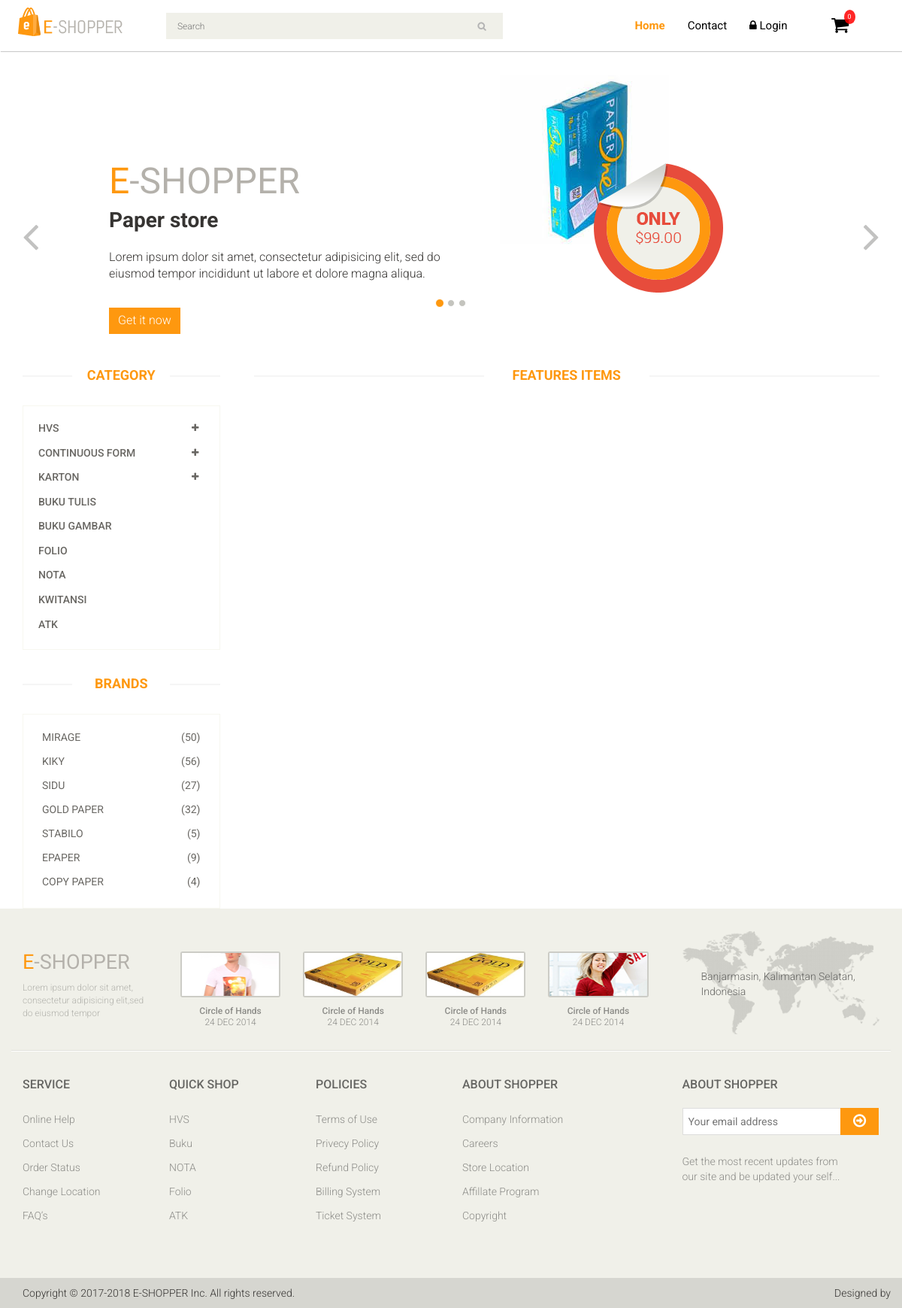
The page /users/home on the database as committed earlier.
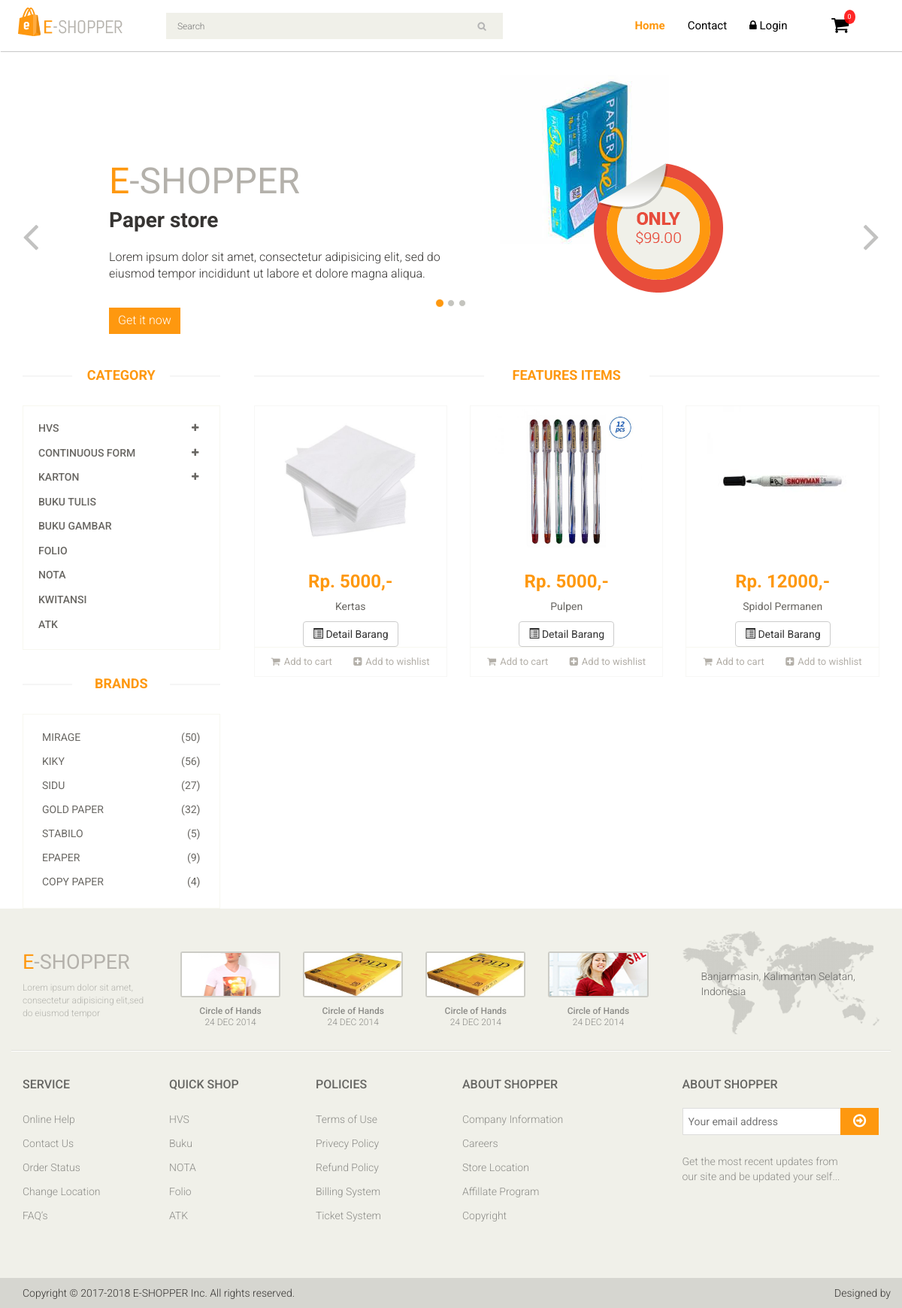
The same page on the database as committed later.
### tables this page shows
CREATE TABLE `barang` (
  `id_barang` int(11) NOT NULL,
  `id_sub_kategori` int(11) DEFAULT NULL,
  `nama_barang` varchar(90) DEFAULT NULL,
  `harga` double DEFAULT NULL,
  `keterangan` varchar(10000) DEFAULT NULL,
  `foto` varchar(500) DEFAULT NULL,
  `merk_barang` varchar(100) DEFAULT NULL
);

### users/home/index.php (the view, shortened to what this page needs)
<!DOCTYPE html>
<html>
<head>
<?php require_once('../layout/head.php');?>
</head>
<body>
	<header id="header">
		<?php require_once('../layout/header.php'); ?>
	</header>
	<section id="slider">
		<?php require_once('../layout/slider.php'); ?>
	</section>
	<?php
		require('../database/db.php');
		$statement = $connection->prepare(
			"SELECT * FROM barang");
		$statement->execute();
		$result = $statement->fetchAll(PDO::FETCH_OBJ);
	?>
	<section>
		<div class="container">
			<div class="row">
				<div class="col-sm-3">
					<div class="left-sidebar">
						<?php require_once('../layout/category.php'); ?>
					</div>
				</div>
				<div class="col-sm-9 padding-right">
					<div class="features_items">
						<h2 class="title text-center">Features Items</h2>
						<?php foreach ($result as $data): ?>
							<div class="col-sm-4">
								<div class="product-image-wrapper">
									<div class="single-products">
										<div class="productinfo text-center">
											<img class="img-product-size" src="../../admin/home/table_barang/upload/<?= $data->foto ?>" alt="" />
											<h2>Rp. <?= $data->harga ?>,-</h2>
											<p><?= $data->nama_barang ?></p>
											<form method="GET" action="../product-detail">
												<button type="submit" href="#" class="btn btn-default"><i class="glyphicon glyphicon-list-alt detail"></i> Detail Barang</button>
											</form>
										</div>
									</div>
									<div class="choose">
										<?php if(isset($_SESSION['_username'])):?>
										<form id="add_to_cart" method="POST" action="../cart/add.php">
										<ul class="nav nav-pills nav-justified">
											<input type="hidden" name="hidden_id" value="<?= $data->id_barang ?>">
											<input type="hidden" name="hidden_quantity" value="1">
											<li><button type="submit" id="add-cart"><i class="fa fa-shopping-cart"></i>Add to cart</button></li>
										</form>
										<form id="wishlist" method="POST" action="../wishlist/add.php">
											<input type="hidden" id="add-id" name="id" value="<?= $data->id_barang ?>">
											<li><button type="submit" id="add-wishlist" href="#"><i class="fa fa-plus-square"></i>Add to wishlist</button></li>
										</form>
										<?php else: ?>
										<ul class="nav nav-pills nav-justified">
											<li><button name="add_to_cart" id="add_cart"><i class="fa fa-shopping-cart"></i>Add to cart</button></li>
											<li><button type="submit" id="add_wishlist" href="#"><i class="fa fa-plus-square"></i>Add to wishlist</button></li>
										<?php endif ?>
										</ul>
									</div>
								</div>
							</div>
						<?php endforeach ?>
					</div>
				</div>
			</div>
		</div>
	</section>
	<footer id="footer">
		<?php require_once('../layout/footer.php');?>
	</footer>
</body>
</html>

### users/layout/head.php (shortened to what this page needs)
<link href="../assets/css/bootstrap.min.css" rel="stylesheet">
<link href="../assets/css/font-awesome.min.css" rel="stylesheet">
<link href="../assets/css/prettyPhoto.css" rel="stylesheet">
<link href="../assets/css/price-range.css" rel="stylesheet">
<link href="../assets/css/animate.css" rel="stylesheet">
<link href="../assets/css/main.css" rel="stylesheet">
<link href="../assets/css/responsive.css" rel="stylesheet">

### users/layout/header.php (shortened to what this page needs)
<nav class="navbar navbar-commerce">
	<div class="container-fluid">
			<div class="col-sm-2">
				<div class="navbar-header">
					<a href="../home"><img src="../assets/images/home/logo.png" alt="" /></a>
				</div>
			</div>
			<div class="col-sm-5">
				<div class="search_box collapse navbar-collapse">
				<form id="search" action="../search/" method="GET">
					<input type="text" name="q" placeholder="Search"/>
				</form>
				</div>
			</div>
			<div class="col-sm-4">
				<div class="collapse navbar-collapse navbar-right">
					<ul class="nav navbar-nav">
						<li><a href="../home" class="active">Home</a></li>
						<li><a href="../contact-us">Contact</a></li>
						<?php if(isset($_SESSION['_username'])): ?>
						<li class="dropdown">
							<a class="dropdown-toggle" data-toggle="dropdown" href="#">Shop <img src="../assets/images/angle-down.png" width="10px"></a>
							<ul class="dropdown-menu">
								<li><a href="../profile"><i class="glyphicon glyphicon-list-alt"></i> Pembelian</a></li>
								<li><a href="../cart"><i class="glyphicon glyphicon-shopping-cart"></i> Cart</a></li>
								<li><a href="../wishlist"><i class="glyphicon glyphicon-heart"></i> Wishlist</a></li>
							</ul>
                              </li>
						<li class="dropdown">
							<a class="dropdown-toggle" data-toggle="dropdown" href="#"><i class="fa fa-user"></i>  <?php echo $_SESSION['_username'];?> <img src="../assets/images/angle-down.png" width="10px"></a>
							<ul class="dropdown-menu">
								<li><a href="../profile"><i class="glyphicon glyphicon-user"></i> Profile</a></li>
								<li><a href="#" id="log"><i class="glyphicon glyphicon-log-out"></i> Logout</a></li>
                                  </ul>
						</li>
						<form id="out" method="POST" action="../users/logout.php">
							<input type="hidden" name="logout">
						</form>
						<?php else: ?>
						<li><a href="../users/login.php"><i class="fa fa-lock"></i> Login</a></li>
						<?php endif ?>
					</ul>
				</div>
			</div>
			<div class="col-sm-1 collapse navbar-collapse">
				<div id="cart-quantity">
					<?php if(isset($_SESSION['shopping_cart'])): ?>
					<?php $count = count($_SESSION['shopping_cart']); ?>
					<span class="quantity fa-stack fa-2x has-badge" data-count="<?=$count?>">
						<a href="../cart"><i class="fa fa-shopping-cart fa-stack-1x"></i></a>
					</span>
					<?php else: ?>
					<span class="quantity fa-stack fa-2x has-badge" data-count="0">
						<a href="../cart"><i class="fa fa-shopping-cart fa-stack-1x"></i></a>
					</span>
					<?php endif?>
				</div>
			</div>
	</div>
</nav>

### users/layout/slider.php (shortened to what this page needs)
      <div class="container">
	<div class="row">
		<div class="col-sm-12">
			<div id="slider-carousel" class="carousel slide" data-ride="carousel">
				<ol class="carousel-indicators">
					<li data-target="#slider-carousel" data-slide-to="0" class="active"></li>
					<li data-target="#slider-carousel" data-slide-to="1"></li>
					<li data-target="#slider-carousel" data-slide-to="2"></li>
				</ol>
				<div class="carousel-inner">
					<div class="item active">
						<div class="col-sm-6">
							<h1><span>E</span>-SHOPPER</h1>
							<h2> Paper store </h2>
							<p>Lorem ipsum dolor sit amet, consectetur adipisicing elit, sed do eiusmod tempor incididunt ut labore et dolore magna aliqua. </p>
							<button type="button" class="btn btn-default get">Get it now</button>
						</div>
						<div class="col-sm-6">
							<img src="../assets/images/home/paper.jpg" class="girl img-responsive" alt="" />
							<img src="../assets/images/home/pricing.png"  class="pricing" alt="" />
						</div>
					</div>
				</div>
				<a href="#slider-carousel" class="left control-carousel hidden-xs" data-slide="prev">
					<i class="fa fa-angle-left"></i>
				</a>
				<a href="#slider-carousel" class="right control-carousel hidden-xs" data-slide="next">
					<i class="fa fa-angle-right"></i>
				</a>
			</div>
		</div>
	</div>
</div>

### users/layout/category.php (shortened to what this page needs)
<h2>Category</h2>
<div class="panel-group category-products" id="accordian">
	<div class="panel panel-default">
		<div class="panel-heading">
			<h4 class="panel-title">
				<a data-toggle="collapse" data-parent="#accordian" href="#sportswear">
					<span class="badge pull-right"><i class="fa fa-plus"></i></span>
					HVS
				</a>
			</h4>
		</div>
	</div>
	<div class="panel panel-default">
		<div class="panel-heading">
			<h4 class="panel-title">
				<a data-toggle="collapse" data-parent="#accordian" href="#mens">
					<span class="badge pull-right"><i class="fa fa-plus"></i></span>
					Continuous Form
				</a>
			</h4>
		</div>
	</div>
	<div class="panel panel-default">
		<div class="panel-heading">
			<h4 class="panel-title">
				<a data-toggle="collapse" data-parent="#accordian" href="#womens">
					<span class="badge pull-right"><i class="fa fa-plus"></i></span>
					Karton
				</a>
			</h4>
		</div>
	</div>
	<div class="panel panel-default">
		<div class="panel-heading">
			<h4 class="panel-title"><a href="#">Buku Tulis</a></h4>
		</div>
	</div>
	<div class="panel panel-default">
		<div class="panel-heading">
			<h4 class="panel-title"><a href="#">Buku Gambar</a></h4>
		</div>
	</div>
	<div class="panel panel-default">
		<div class="panel-heading">
			<h4 class="panel-title"><a href="#">Folio</a></h4>
		</div>
	</div>
	<div class="panel panel-default">
		<div class="panel-heading">
			<h4 class="panel-title"><a href="#">NOTA</a></h4>
		</div>
	</div>
	<div class="panel panel-default">
		<div class="panel-heading">
			<h4 class="panel-title"><a href="#">Kwitansi</a></h4>
		</div>
	</div>
	<div class="panel panel-default">
		<div class="panel-heading">
			<h4 class="panel-title"><a href="#">ATK</a></h4>
		</div>
	</div>
</div>
<div class="brands_products">
	<h2>Brands</h2>
	<div class="brands-name">
		<ul class="nav nav-pills nav-stacked">
			<li><a href="#"> <span class="pull-right">(50)</span>Mirage</a></li>
			<li><a href="#"> <span class="pull-right">(56)</span>KIKY</a></li>
			<li><a href="#"> <span class="pull-right">(27)</span>SIDU</a></li>
			<li><a href="#"> <span class="pull-right">(32)</span>GOLD PAPER</a></li>
			<li><a href="#"> <span class="pull-right">(5)</span>STABILO</a></li>
			<li><a href="#"> <span class="pull-right">(9)</span>EPAPER</a></li>
			<li><a href="#"> <span class="pull-right">(4)</span>COPY PAPER</a></li>
		</ul>
	</div>
</div>

### users/layout/footer.php (shortened to what this page needs)
      <div class="footer-top">
	<div class="container">
		<div class="row">
			<div class="col-sm-2">
				<div class="companyinfo">
					<h2><span>e</span>-shopper</h2>
					<p>Lorem ipsum dolor sit amet, consectetur adipisicing elit,sed do eiusmod tempor</p>
				</div>
			</div>
			<div class="col-sm-7">
				<div class="col-sm-3">
					<div class="video-gallery text-center">
						<a href="#">
							<div class="iframe-img">
								<img src="../assets/images/home/iframe1.png" alt="" />
							</div>
						</a>
						<p>Circle of Hands</p>
						<h2>24 DEC 2014</h2>
					</div>
				</div>
				<div class="col-sm-3">
					<div class="video-gallery text-center">
						<a href="#">
							<div class="iframe-img">
								<img src="../assets/images/home/paper2.jpg" alt="" />
							</div>
						</a>
						<p>Circle of Hands</p>
						<h2>24 DEC 2014</h2>
					</div>
				</div>
				<div class="col-sm-3">
					<div class="video-gallery text-center">
						<a href="#">
							<div class="iframe-img">
								<img src="../assets/images/home/paper2.jpg" alt="" />
							</div>
						</a>
						<p>Circle of Hands</p>
						<h2>24 DEC 2014</h2>
					</div>
				</div>
				<div class="col-sm-3">
					<div class="video-gallery text-center">
						<a href="#">
							<div class="iframe-img">
								<img src="../assets/images/home/iframe4.png" alt="" />
							</div>
						</a>
						<p>Circle of Hands</p>
						<h2>24 DEC 2014</h2>
					</div>
				</div>
			</div>
			<div class="col-sm-3">
				<div class="address">
					<img src="../assets/images/home/map.png" alt="" />
					<p>Banjarmasin, Kalimantan Selatan, Indonesia</p>
				</div>
			</div>
		</div>
	</div>
</div>
<div class="footer-widget">
	<div class="container">
		<div class="row">
			<div class="col-sm-2">
				<div class="single-widget">
					<h2>Service</h2>
					<ul class="nav nav-pills nav-stacked">
						<li><a href="#">Online Help</a></li>
						<li><a href="#">Contact Us</a></li>
						<li><a href="#">Order Status</a></li>
						<li><a href="#">Change Location</a></li>
						<li><a href="#">FAQ’s</a></li>
					</ul>
				</div>
			</div>
			<div class="col-sm-2">
				<div class="single-widget">
					<h2>Quick Shop</h2>
					<ul class="nav nav-pills nav-stacked">
						<li><a href="#">HVS </a></li>
						<li><a href="#">Buku </a></li>
						<li><a href="#">NOTA </a></li>
						<li><a href="#">Folio </a></li>
						<li><a href="#">ATK </a></li>
					</ul>
				</div>
			</div>
			<div class="col-sm-2">
				<div class="single-widget">
					<h2>Policies</h2>
					<ul class="nav nav-pills nav-stacked">
						<li><a href="#">Terms of Use</a></li>
						<li><a href="#">Privecy Policy</a></li>
						<li><a href="#">Refund Policy</a></li>
						<li><a href="#">Billing System</a></li>
						<li><a href="#">Ticket System</a></li>
					</ul>
				</div>
			</div>
			<div class="col-sm-2">
				<div class="single-widget">
					<h2>About Shopper</h2>
					<ul class="nav nav-pills nav-stacked">
						<li><a href="#">Company Information</a></li>
						<li><a href="#">Careers</a></li>
						<li><a href="#">Store Location</a></li>
						<li><a href="#">Affillate Program</a></li>
						<li><a href="#">Copyright</a></li>
					</ul>
				</div>
			</div>
			<div class="col-sm-3 col-sm-offset-1">
				<div class="single-widget">
					<h2>About Shopper</h2>
					<form action="#" class="searchform">
						<input type="text" placeholder="Your email address" />
						<button type="submit" class="btn btn-default"><i class="fa fa-arrow-circle-o-right"></i></button>
						<p>Get the most recent updates from <br />our site and be updated your self...</p>
					</form>
				</div>
			</div>
		</div>
	</div>
</div>
<div class="footer-bottom">
	<div class="container">
		<div class="row">
			<p class="pull-left">Copyright © 2017-2018 E-SHOPPER Inc. All rights reserved.</p>
			<p class="pull-right">Designed by <span><a target="_blank" href="#"></a></span></p>
		</div>
	</div>
</div>

Rows that differ between the two databases and show on the page:
added barang: foto (picture), harga "5000", nama_barang "Kertas"
added barang: foto (picture), harga "5000", nama_barang "Pulpen"
added barang: foto (picture), harga "12000", nama_barang "Spidol Permanen"
